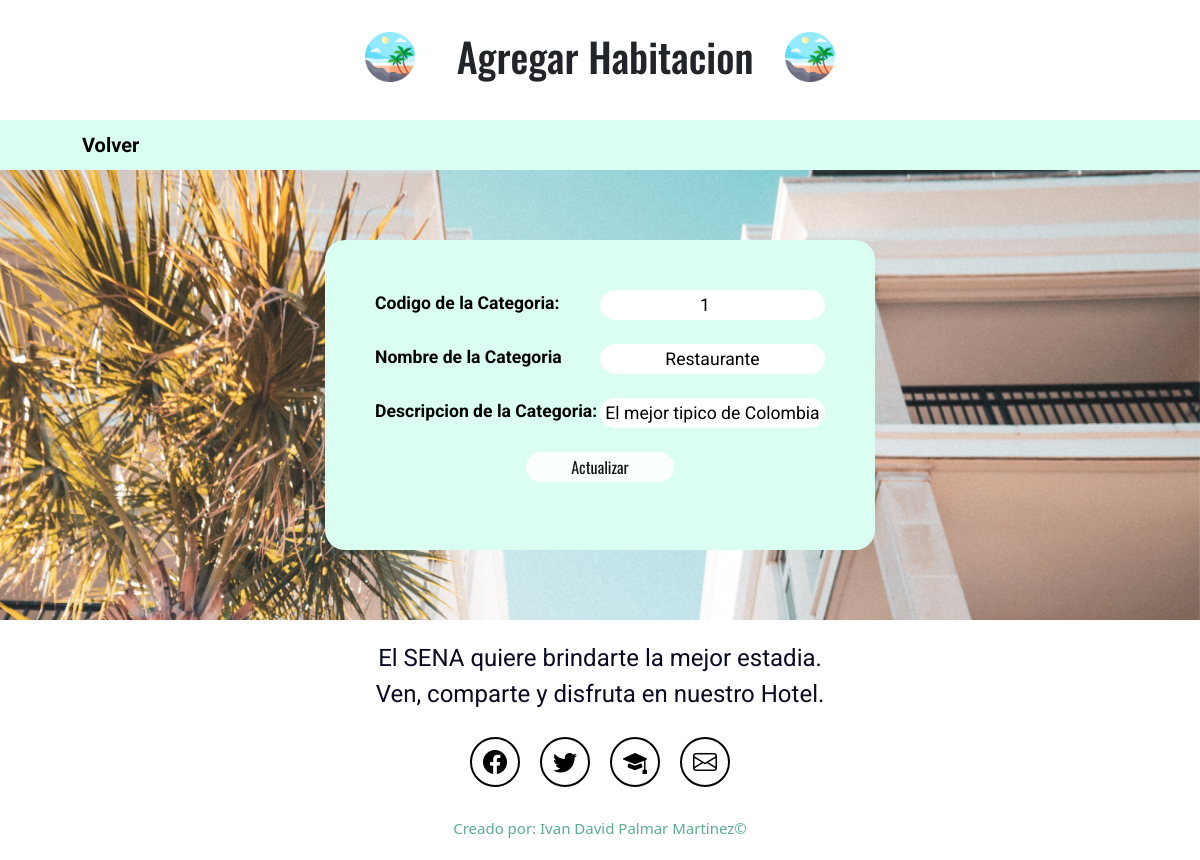
The app's page /servicios/actualizaCategoria/1 with its own data.
### serviciosGestion/models.py (models this page shows)
class tb_categoria(models.Model):
    codigo_cat = models.AutoField(primary_key=True, verbose_name = 'Codigo de la categoria')
    nombre_cat = models.CharField(max_length=70, verbose_name = 'Nombre de la categoria')
    descripcion_cat = models.TextField(verbose_name = 'Descripcion de la categoria')
    imagen_cat = models.ImageField(verbose_name = 'Imagen de la categoria',upload_to='media', height_field=None, width_field=None, max_length=None)

### serviciosGestion/views.py (the view)
# urls.py: path('actualizaCategoria/<codigoCat>',actualizaCategoria, name = 'actualizaCategoria'),
def actualizaCategoria(request, codigoCat):
    try:
        categoria = tb_categoria.objects.get(codigo_cat = codigoCat)
        contexto = {
            'categoria' : categoria
        }
    except Exception:
        return render(request,'errorUsuario.html')
    else:
        return render(request,'actualizarCategoria.html', contexto)

### templates/actualizarCategoria.html (shortened to what this page needs)
{% load static %}
<!DOCTYPE html>
<html lang="es">
<head>
    <link href="https://cdn.jsdelivr.net/npm/bootstrap@5.3.0/dist/css/bootstrap.min.css" rel="stylesheet">
    <link rel="stylesheet" href="https://cdn.jsdelivr.net/npm/bootstrap-icons@1.10.5/font/bootstrap-icons.css">
    <link rel="stylesheet" href="{% static 'css/actualizarServicios.css' %}">
</head>
<body>
    <header>
        <div class="logoIzquierdo">
            <img src="{% static 'img/playa.png' %}" alt="logoIzquierda">
        </div>
        <h1 class="tituloEncabezado">Agregar Habitacion</h1>
        <div class="logoIzquierdo">
            <img src="{% static 'img/playa.png' %}" alt="logoIzquierda">
        </div>
    </header>
    <div class="contenedorEnlaces">
        <ul>
            <li><a href="{% url 'inicioServicios' %}">Volver</a></li>
        </ul>
    </div>
    <section class="formRegistro">
        <form class="container contenedor" method="post" action="actualizarHabitacion/">{% csrf_token %}
            <div class="campo">
                <label for="codigoCategoria">Codigo de la Categoria:</label>
                <input type="number" name="codigoCategoria" id="codigoCategoria" value='{{categoria.codigo_cat}}' required>
            </div>
            <br>
            <div class="campo">
                <label for="nombreCategoria">Nombre de la Categoria </label>
                <input type="text" name="nombreCategoria" id="nombreCategoria" value='{{categoria.nombre_cat}}' required>
            </div>
            <br>
            <div class="campo">
                <label for="descripcionCategoria">Descripcion de la Categoria:</label>
                <input type="text" name="descripcionCategoria" id="descripcionCategoria" value='{{categoria.descripcion_cat}}' required>
            </div>
            <br>
            <input class="boton" type="submit" value="Actualizar">
            <br>
        </form>
    </section>
     <footer class="d-flex flex-column align-items-center justify-content-center">
        <p class="footer-texto text-center">El SENA quiere brindarte la mejor estadia.
            <br>Ven, comparte y disfruta en nuestro Hotel.</p>
        <div class="iconos-redes-sociales d-flex flex-wrap align-items-center justify-content-center">
            <a href="https://web.facebook.com/sena.soacha/?locale=es_LA&_rdc=1&_rdr" target="_blank" rel="noopener noreferrer">
                <i class="bi bi-facebook"></i>
            </a>
            <a href="https://twitter.com/SENASoacha?ref_src=twsrc%5Egoogle%7Ctwcamp%5Eserp%7Ctwgr%5Eauthor" target="_blank" rel="noopener noreferrer">
                <i class="bi bi-twitter"></i>
            </a>
            <a href="https://senasoachacide.blogspot.com/" target="_blank" rel="noopener noreferrer">
                <i class="bi bi-mortarboard-fill"></i>
            </a>
            <a href="mailto:servicioalciudadano@sena.edu.co " target="_blank" rel="noopener noreferrer">
                <i class="bi bi-envelope"></i>
            </a>
        </div>
        <div class="derechos-de-autor">Creado por: Ivan David Palmar Martinez&#169;</div>
    </footer>
</body>
</html>

### crudProyecto/static/css/actualizarServicios.css (style rules this page uses)
section { display: flex; flex-direction: column; align-items: center; justify-content: center; }
h1 { font-size: 2.5rem; font-family: 'Oswald', sans-serif; }
header { display: flex; justify-content: center; height: 120px; }
header .tituloEncabezado { align-self: center; margin-left: 10px; }
header .logoIzquierdo { width: -100%; padding: 32px; }
.logoIzquierdo img { width: 50px; height: 50px; }
.contenedorEnlaces { background-color: #dafff2; width: 100%; height: 50px; padding-top: 10px; }
ul { display: inline-flex; align-items: center; list-style: none; }
li a { color: black; text-decoration: none; font-size: 20px; font-family: 'Roboto', sans-serif; margin-left: 50px; font-weight: bold; }
.formRegistro { padding: 70px; background-image: url('../img/serviciosFondo.jpg'); background-size: cover; background-repeat: no-repeat; background-attachment: fixed; }
.contenedor { width: 550px; height: 310px; padding: 10px; padding-top: 50px; background-color: #dafff2; color: black; max-width: 600px; text-align: center; border-radius: 20px; }
.formRegistro .campo { width: 100%; display: flex; flex-direction: row; justify-content: space-between; font-family: 'Roboto', sans-serif; padding: 0px 40px 0px 40px; font-size: 1.1rem; }
.campo label { width: 50%; text-align: start; font-weight: bold; }
.campo input, .campo select { width: 50%; text-align: center; background-color: white; height: 30px; border: none; border-radius: 20px; }
.formRegistro .boton { width: 28%; height: 30px; background-color: white; color: #000; font-family: 'Oswald', sans-serif; border: none; border-radius: 20px; opacity: 0.9; }
footer { min-height: 200px; color: #0a0a23; background-color: white; }
.footer-texto { font-size: 1.5rem; padding: 20px; margin-bottom: 15px; font-family: 'Roboto', sans-serif; }
.iconos-redes-sociales a { width: 50px; height: 50px; display: flex; align-items: center; justify-content: center; padding: 2px; margin: 10px; border: 2px solid black; border-radius: 50px; transition: all 0.2s ease-in; margin-top: -10px; }
.iconos-redes-sociales i { color: black; font-size: 1.5rem; transition: all 0.2s ease-in; }
.derechos-de-autor { text-align: center; font-size: 15px; color: rgb(92, 174, 145); padding: 20px; }

### records on screen
tb_categoria: codigoCategoria "1", nombreCategoria "Restaurante", descripcionCategoria "El mejor tipico de Colombia"
